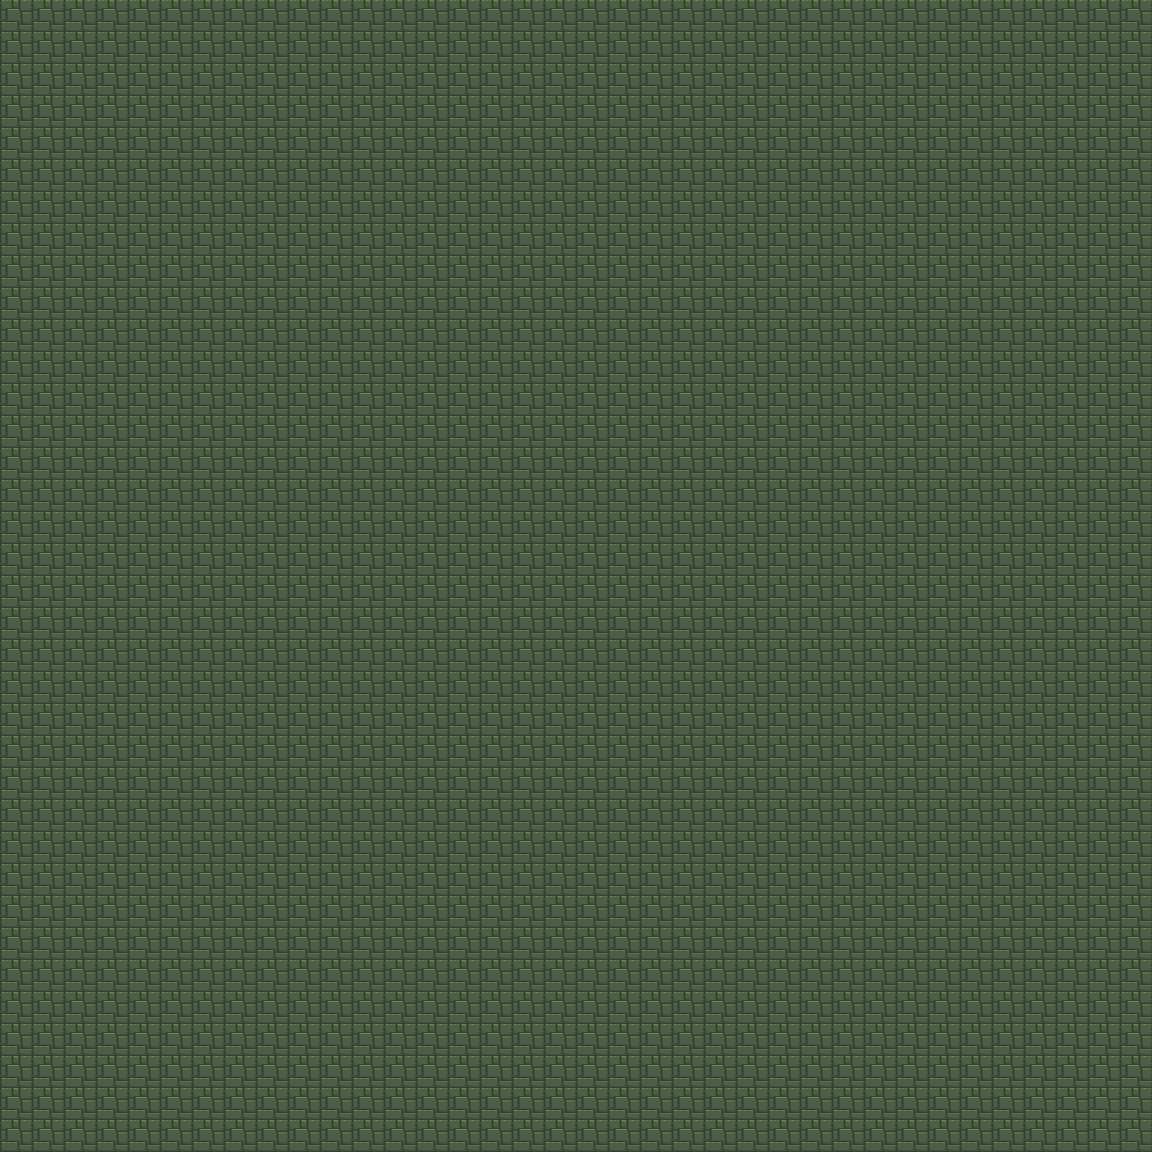

A level layout from a 2D game, rendered from its tile map. Below: a short description, then the map file with tile-grid data replaced by summaries:
An orthogonal 36x36 tile map with 32x32 px tiles, 2 tile layers (ground, detail_down), 1 hidden layer not drawn.

<map version="1.10" tiledversion="1.11.2" orientation="orthogonal" renderorder="right-down" width="36" height="36" tilewidth="32" tileheight="32" infinite="0" nextlayerid="7" nextobjectid="17">
 <editorsettings>
  <export target="../content/maps/village.json" format="json" />
 </editorsettings>
 <tileset firstgid="1" source="main.tsx" />
 <layer id="1" name="ground" width="36" height="36">
  <data>[1296 cells, 1296 non-empty, 1 distinct tile ids]</data>
 </layer>
 <objectgroup id="6" name="collision" />
 <layer id="3" name="detail_down" width="36" height="36">
  <data>[1296 cells, 0 non-empty, 0 distinct tile ids]</data>
 </layer>
 <objectgroup id="5" name="objects" />
 <layer id="4" name="detail_up" width="36" height="36" visible="0">
  <data>[1296 cells, 2 non-empty, 1 distinct tile ids]</data>
 </layer>
</map>
